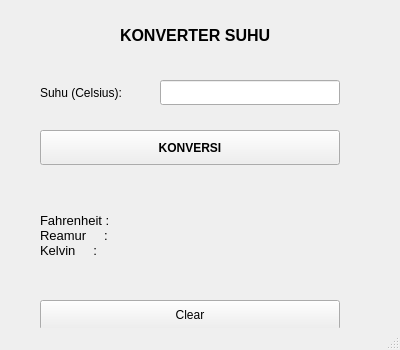
<?xml version="1.0" encoding="UTF-8"?>
<ui version="4.0">
 <class>KonverterSuhu</class>
 <widget class="QMainWindow" name="KonverterSuhu">
  <property name="geometry">
   <rect>
    <x>0</x>
    <y>0</y>
    <width>400</width>
    <height>350</height>
   </rect>
  </property>
  <property name="windowTitle">
   <string>Konverter Suhu</string>
  </property>
  <widget class="QWidget" name="centralwidget">
   <widget class="QLabel" name="labelTitle">
    <property name="geometry">
     <rect>
      <x>120</x>
      <y>20</y>
      <width>161</width>
      <height>31</height>
     </rect>
    </property>
    <property name="font">
     <font>
      <pointsize>12</pointsize>
      <weight>75</weight>
      <bold>true</bold>
     </font>
    </property>
    <property name="text">
     <string>KONVERTER SUHU</string>
    </property>
   </widget>
   <widget class="QLabel" name="labelInput">
    <property name="geometry">
     <rect>
      <x>40</x>
      <y>80</y>
      <width>100</width>
      <height>25</height>
     </rect>
    </property>
    <property name="text">
     <string>Suhu (Celsius):</string>
    </property>
   </widget>
   <widget class="QLineEdit" name="txtCelsius">
    <property name="geometry">
     <rect>
      <x>160</x>
      <y>80</y>
      <width>180</width>
      <height>25</height>
     </rect>
    </property>
   </widget>
   <widget class="QPushButton" name="btnKonversi">
    <property name="geometry">
     <rect>
      <x>40</x>
      <y>130</y>
      <width>300</width>
      <height>35</height>
     </rect>
    </property>
    <property name="font">
     <font>
      <weight>75</weight>
      <bold>true</bold>
     </font>
    </property>
    <property name="text">
     <string>KONVERSI</string>
    </property>
   </widget>
   <widget class="QLabel" name="labelHasil">
    <property name="geometry">
     <rect>
      <x>40</x>
      <y>190</y>
      <width>300</width>
      <height>90</height>
     </rect>
    </property>
    <property name="styleSheet">
     <string>font-size: 10pt;</string>
    </property>
    <property name="text">
     <string>Fahrenheit : 
Reamur     : 
Kelvin     : </string>
    </property>
   </widget>
   <widget class="QPushButton" name="btnClear">
    <property name="geometry">
     <rect>
      <x>40</x>
      <y>300</y>
      <width>300</width>
      <height>30</height>
     </rect>
    </property>
    <property name="text">
     <string>Clear</string>
    </property>
   </widget>
  </widget>
  <widget class="QMenuBar" name="menubar">
   <property name="geometry">
    <rect>
     <x>0</x>
     <y>0</y>
     <width>400</width>
     <height>21</height>
    </rect>
   </property>
  </widget>
  <widget class="QStatusBar" name="statusbar"/>
 </widget>
 <resources/>
 <connections/>
</ui>
